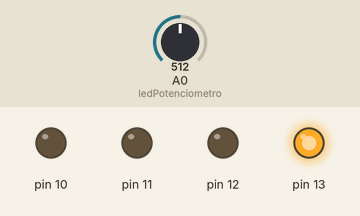
A sketch run on a simulated Arduino Uno, built with avr-gcc and run on an emulated ATmega328P. Parts: output pins drawn as LEDs (lit = HIGH). Dashed ring = blinking. Inputs (shaded band) come from the test bench; at power-on: A0 (ledPotenciometro) = 512.

Above: at 1.2 s.
1.3 s: A0 (ledPotenciometro) set to 716
At 1.8 s:
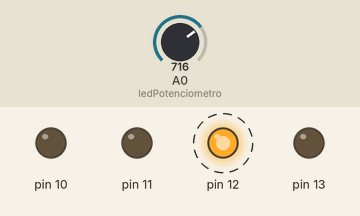
4.3 s: A0 (ledPotenciometro) set to 511
At 5.9 s:
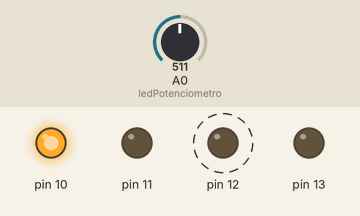
6.0 s: A0 (ledPotenciometro) set to 306
At 7.1 s:
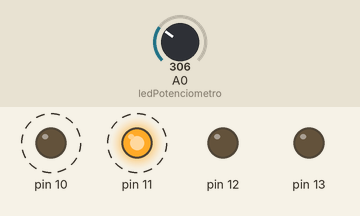
Timing chart, 0 to 15.0 s (numbered marks = the images above; inputs shaded):
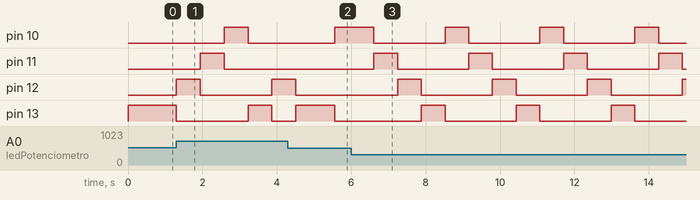

Measured:
- after the input at 1.3 s, pin 10: LOW → HIGH after 1.3 s, → LOW 0.64 s later; pin 11: LOW → HIGH after 0.64 s, → LOW 0.64 s later; pin 12: LOW → HIGH at once, → LOW 0.64 s later, → HIGH 1.9 s later; pin 13: HIGH → LOW at once, → HIGH 1.9 s later, → LOW 0.64 s later
- after the input at 4.3 s, pin 11: stays LOW (without the input it goes to HIGH after 0.21 s); pin 13: LOW → HIGH after 0.21 s instead of 1.5 s
- after the input at 6.0 s, pin 10: alternates HIGH for 0.64 s and LOW for 1.9 s, starting after 2.5 s; pin 11, pin 12: alternates HIGH for 0.64 s and LOW for 1.9 s, starting after 1.2 s; pin 13: alternates HIGH for 0.64 s and LOW for 1.9 s, starting after 1.9 s

The sketch:

potenciometroUno.ino
```cpp
int velocidad;
int ledPotenciometro = A0;
int potenciometro;
int tiempo;

void setup() {
  DDRB =  B00111100;
  PORTB = B00100000;
 //Empezar haciendo el cambio de sentido y luego el potenciometro
}

void loop() {
  potenciometro = analogRead(ledPotenciometro);
  tiempo = potenciometro;
  if(potenciometro > 512){
    tiempo = constrain(tiempo,512,1023);
    tiempo = map(tiempo,512,1023,0,1023);

    if(PORTB==B00000100){
      PORTB=B00100000;
      delay(1050-tiempo);
     }else{
    PORTB=PORTB>>1;
    delay(1050-tiempo);
     }


  }if(potenciometro < 512){
    tiempo = constrain(tiempo,0,512);
    tiempo = map(tiempo,0,512,1023,0);

    if(PORTB==B00100000){
      PORTB=B00000100;
      delay(1050-tiempo);
  }else{
    PORTB=PORTB<<1;
    delay(1050-tiempo);
  }


  }

}
```
